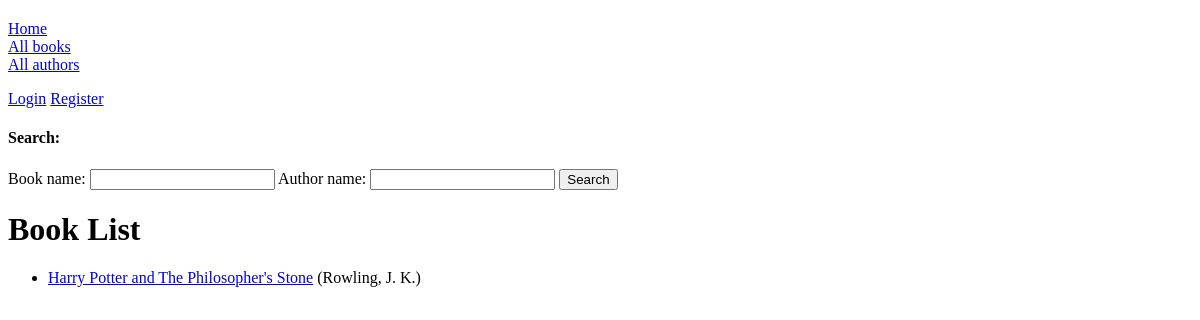
The app's page /books/all/, older data.
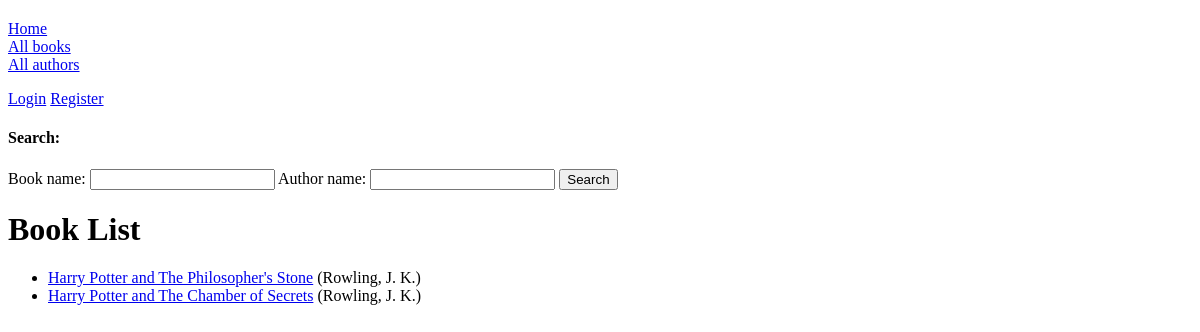
The same page, newer data.
### books/models.py (models this page shows, shortened)
class Book(models.Model):
    title = models.CharField(max_length=200, help_text='Book\'s name')
    author = models.ForeignKey('Author', on_delete=models.RESTRICT, null=True)
    publisher = models.CharField(max_length=50, null=True)
    genre = models.CharField(max_length=25, help_text='Enter genre of this book', null=True)
    summary = models.TextField(max_length=1000, help_text='Enter a brief description of book', null=True)
    isbn = models.CharField('ISBN', max_length=13, unique=True, help_text='13 character ISBN number')
    def get_absolute_url(self):
        return reverse('book_detail', args=[str(self.id)])

class Author(models.Model):
    first_name = models.CharField(max_length=100)
    last_name = models.CharField(max_length=100)
    class Meta:
        ordering = ['last_name', 'first_name']
    def __str__(self):
        return f'{self.last_name}, {self.first_name}'

### books/views.py (the view)
# urls.py: path('all/', views.BookListView.as_view(), name='books'),
class BookListView(generic.ListView):
    model = Book
    paginate_by = 15

### books/templates/books/book_list.html
{% extends "./base.html" %}
{% block content %}
    <h1>Book List</h1>
    {% if book_list %}
    <ul>
        {% for book in book_list %}
        <li>
            <a href="{{ book.get_absolute_url }}">{{ book.title }}</a> ({{book.author}})
        </li>
        {% endfor %}
    </ul>
    {% else %}
        <p>There are no books in the library.</p>
    {% endif %}
{% endblock %}

### books/templates/books/base.html (shortened to what this page needs)
<!DOCTYPE html>
<html>
	<head>
	</head>
	<body>
		<div class="container-fluid">
			<div class="row">
				<div class="col-sm-2">
					{% block sidebar %}
					<ul class="sidebar-nav">
						<li><a href="{% url 'index' %}">Home</a></li>
						<li><a href="{% url 'books' %}">All books</a></li>
						<li><a href="{% url 'author' %}">All authors</a></li>
					</ul>
					{% if user.is_authenticated %}
						<a href="{% url 'dashboard' %}">Dashboard</a>
						<a href="{% url 'logout' %}">Logout</a>
        			{% else %}
            			<a href="{% url 'login_url' %}">Login</a>
            			<a href="{% url 'register_url' %}">Register</a>
        			{% endif %}
					{% endblock %}
					{% block searchbar %}
					<h4>Search:</h4>
						<form class="search_bar" method="GET" action="{% url 'search' %}">
							<label for="book_query">Book name: </label>
							<input type="search" name="book_query">
							<label for="author_query">Author name: </label>
							<input type="search" name="author_query">
							<button type="submit"> Search </button>
						</form>
					{% endblock %}
				</div>
                <div class="col-sm-10 ">
					{% block content %}{% endblock %}
				</div>
			</div>
		</div>
	</body>
</html>

### books/templates/books/base.html (style rules this page uses)
.sidebar-nav { margin-top: 20px; padding: 0; list-style: none; }

Row changes from the older to the newer data that the page shows:
added Book: title "Harry Potter and The Chamber of Secrets", author "Rowling, J. K."
